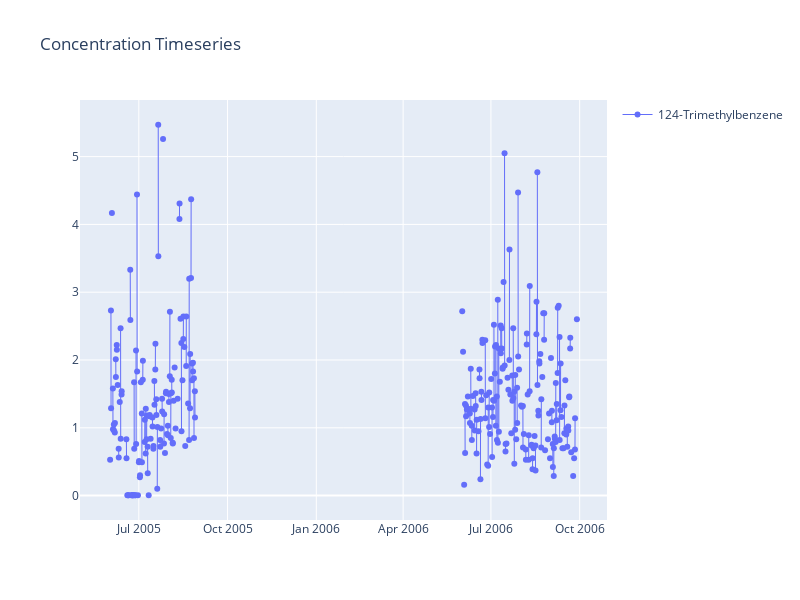

Write notebook code for a chart like this one.
### Code cell
# Species Timeseries, a single or list of features/columns specified by index
data_handler.plot_feature_timeseries(feature_selection=[0])

### Figure 1 — Plotly figure (JSON) as saved in the notebook; plotly's stock layout.template omitted (floating-point values rounded to 4 significant figures; data arrays with more than 128 entries replaced by an {"elided": "..."} marker saying what was removed)
{"data": [{"line": {"width": 1}, "mode": "lines+markers", "name": "124-Trimethylbenzene", "type": "scatter", "x": {"elided": "3872 str values"}, "y": {"elided": "3872 float values"}}], "layout": {"height": 600, "hovermode": "x unified", "showlegend": true, "title": {"text": "Concentration Timeseries"}, "width": 800}}
